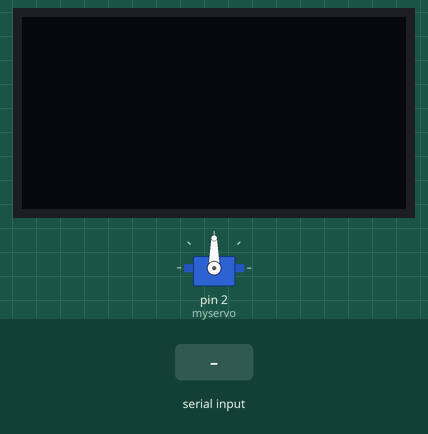
This sketch was run on a simulated Arduino Uno, built with avr-gcc and run on an emulated ATmega328P. Parts: servo, 128×64 one-colour display. The test bench sets the inputs (shaded band).

Above: at 1.2 s.
1.3 s: "90:45:200\n" received over Serial
At 3.1 s:
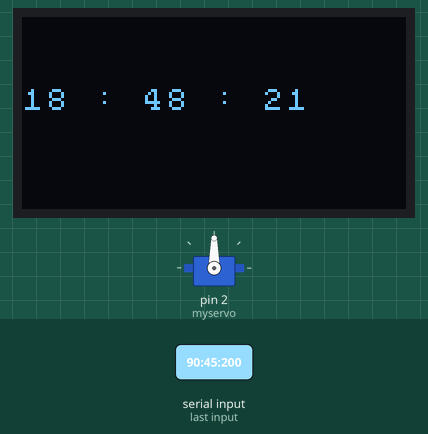
At 4.1 s:
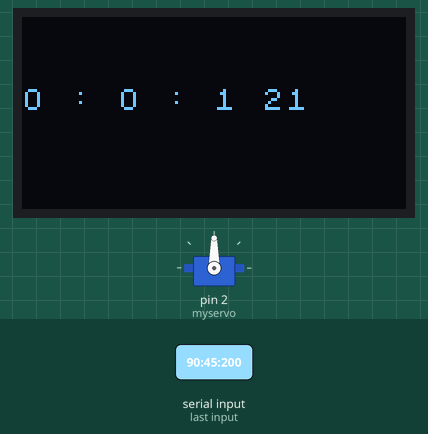
Timing chart, 0 to 5.6 s (numbered marks = the images above; inputs shaded):
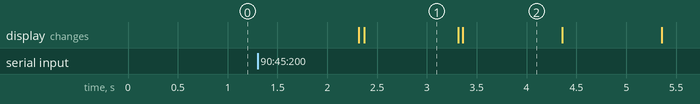

The sketch:

project.ino
```cpp
// 타이머를 이용해 현재시간을 계산합니다.
// 광,습도,압력센서를 입력으로 설정합니다.
// 서보모터를 출력으로 설정합니다.
// 07:00시가 되면 입력을 받습니다.
// 비오는 조건을 만족하면 서보모터를 작동해 조명을 켭니다.

#include "Arduino_SensorKit.h" //센서키트에 존재하는 센서를 사용하기위해 라이브러리를 불러옵니다.
#include <Servo.h> //서보모터를 사용하기위해 라이브러리를 불러옵니다.

Servo myservo; //서보모터를 제어하기 위해 서보 변수를 선언합니다.
int light_sensor = A3; // 광센서의 핀번호를 변수에 할당합니다.
int pos = 0; //서보모터의 각도를 할당할 변수를 선언합니다.
extern volatile unsigned long timer0_millis; //타이머변수를 선언합니다.
unsigned long timeVal; //이전타이머시간
unsigned long readTime; //현재타이머시간
int hour, min, sec; //시,분,초
boolean state=false;

void setup() {
  Serial.begin(9600); // 시리얼 통신을 시작합니다.
  Pressure.begin(); // 압력센서를 구동합니다.
  Environment.begin(); //온,습도 센서를 구동합니다.
  myservo.attach(2); //서보모터를 연결한 핀을 제공합니다.
  Oled.begin(); //디스플레이를 활성화합니다.
  Oled.setFont(u8x8_font_artosserif8_r); // 디스플레이 폰트를 설정합니다.


}

void loop() {
  //시리얼 통신을 통해 "12:00:00"과 같이 시간이 입력되면 시,분,초를 분리해 변수해 저장합니다.
  //분리할때 ":"를 기준값으로 사용합니다.
  if(Serial.available()){ // 시리얼 통신을 이용해 아두이노에게 현재시간을 입력합니다.
    String inString = Serial.readStringUntil('\n'); //엔터 값을 만날때 까지의 입력값을 읽습니다.
    int index1 = inString.indexOf(':'); //":"가 문자열에서 존재하는 위치를 저장하는 변수를 선언합니다.
    int index2 = inString.indexOf(':',index1+1);  // 두번째":" 가 존재하는 위치를 저장하는 변수를 선언합니다.
    int index3 = inString.length(); // 입력된 문자열의 길이를 저장하는 변수를 선언합니다.

    hour = inString.substring(0, index1).toInt(); // 처음부터 ":"가 존재하는 위치까지의 문자열을 정수로 반환해 시로 저장합니다.
    min = inString.substring(index1+1,index2).toInt();// 첫번째":" 다음 문자부터 두번째":"까지의 문자열을 정수로 반환해 분으로 저장합니다.
    sec = inString.substring(index2+1,index3).toInt();// 두번째":" 다음 문자부터 문자열 끝까지의 문자열을 정수로 반환해 초로 저장합니다.


    timer0_millis = ((long)hour*3600+min*60+sec)*1000; // 입력된 현재시간의 ms단위로 반환해 저장합니다.
    state=true;
    timeVal=millis(); //입력된 시간을 기준이후로 흐른 ms시간을 출력합니다.
  }
  if(state==true){ //시리얼모니털 출력 시작

    if(millis()-timeVal>=1000){ //매1초마다 코드를 작동합니다.
     readTime = millis()/1000; // ms를 s로 변환합니다.

     if(millis()>=86400000){ // 24시간이 지나면 타이머를 초기화 합니다.
       timer0_millis=0;
     }
     timeVal = millis();

     sec = readTime%60;
     min = (readTime/60)%60;
     hour = (readTime/(60*60))%24;
     Oled.setCursor(0,3);
     Oled.setFlipMode(true); // 디스플레이의 방향을 맞게 설정합니다.

    //시간을 디스플레이에 출력합니다.
     Oled.print(hour);
     Oled.print(" : ");
     Oled.print(min);
     Oled.print(" : ");
     Oled.println(sec);
    }
  }
  if (hour== 17 & min ==28 & sec ==00){ // 지정한 시간이 되면 외부 환경을 센싱합니다.
    sensing_weather();
  }


}

float average(float prevAvg, float newNumber, float listLength){ // 평균필터 알고리즘을 사용한 평균을 구합니다.
  float oldWeight = (listLength-1)/ listLength; // 현재평균의 가중치를 n/n-1로 설정합니다.
  float newWeight = 1/ listLength; // 새로운 값의 가중치를 1/n으로 설정합니다.
  float newAvg = (prevAvg * oldWeight) + (newNumber * newWeight); // 가중치와 현재평균을 이용해 새로운 평균을 계산합니다.
  return newAvg; // 새로운 평균을 반환합니다.

}

void sensing_weather(){
  float pressure_Avg; //압력평균을 저장할 변수를 생성합니다.
  float light_Avg;  // 광도평균을 저장할 변수를 생성합니다.
  float Humidity_Avg; //습도평균을 저장할 변수를 생성합니다.


  for (int i=1; i<=11; i++){ // 루프를 돌면서 10번의 계측결과를 평균필터 방식으로 평균을 구합니다.
    pressure_Avg = average(pressure_Avg,Pressure.readPressure(),i);
    light_Avg = average(light_Avg,analogRead(light_sensor),i);
    Humidity_Avg = average(Humidity_Avg,Environment.readHumidity(),i);
    delay(15); // 각 관측값 사이에 15ms의 간격을 둡니다.
  }


  if (pressure_Avg <= 99400 & light_Avg <= 150 & Humidity_Avg >=55) // 어두운 조건에 맞았을떄 조명을 켜줍니다.
  {
    light_up(); //조명을 켜는 함수를 호출합니다.
  }

}


void light_up() { // 전등을 켜주는 함수를 선언합니다.
  for (pos = 0; pos <= 60; pos += 1) { // 0~60도를 한스텝이 1도 씩 증가시킵니다.
    myservo.write(pos);                // pos변수로 서보모터의 각도를 결정합니다.
    delay(15);                        // 서보모터가 설정 각도에 도달 한 후 15ms를 기다립니다.
  }
  for (pos = 60; pos >= 0; pos -= 1) { // 60~0도를 한스텝이 1도 씩 감소시킵니다.
    myservo.write(pos);              // pos변수로 서보모터의 각도를 결정합니다.
    delay(15);                       // 서보모터가 설정 각도에 도달 한 후 15ms를 기다립니다.
  }
}
```

Measured:
- after the input at 1.3 s, the display: first changes after 1.0 s (image 1 shows a later state)
- what the display in image 1 shows lasts 0.9 s, from 2.4 s to 3.3 s
